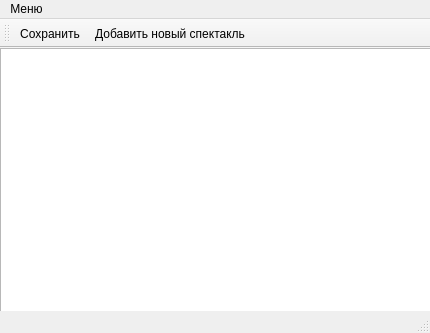
<?xml version="1.0" encoding="UTF-8"?>
<ui version="4.0">
 <class>MainWindow</class>
 <widget class="QMainWindow" name="MainWindow">
  <property name="geometry">
   <rect>
    <x>0</x>
    <y>0</y>
    <width>430</width>
    <height>333</height>
   </rect>
  </property>
  <property name="windowTitle">
   <string>MainWindow</string>
  </property>
  <widget class="QWidget" name="centralwidget">
   <widget class="QTableView" name="tableView">
    <property name="geometry">
     <rect>
      <x>0</x>
      <y>0</y>
      <width>431</width>
      <height>281</height>
     </rect>
    </property>
   </widget>
  </widget>
  <widget class="QMenuBar" name="menubar">
   <property name="geometry">
    <rect>
     <x>0</x>
     <y>0</y>
     <width>430</width>
     <height>21</height>
    </rect>
   </property>
   <widget class="QMenu" name="menu">
    <property name="title">
     <string>Меню</string>
    </property>
    <addaction name="action"/>
    <addaction name="action_2"/>
   </widget>
   <addaction name="menu"/>
  </widget>
  <widget class="QStatusBar" name="statusbar"/>
  <widget class="QToolBar" name="toolBar">
   <property name="windowTitle">
    <string>toolBar</string>
   </property>
   <attribute name="toolBarArea">
    <enum>TopToolBarArea</enum>
   </attribute>
   <attribute name="toolBarBreak">
    <bool>false</bool>
   </attribute>
   <addaction name="action"/>
   <addaction name="action_2"/>
  </widget>
  <action name="action">
   <property name="text">
    <string>Сохранить</string>
   </property>
  </action>
  <action name="action_2">
   <property name="text">
    <string>Добавить новый спектакль</string>
   </property>
  </action>
 </widget>
 <resources/>
 <connections/>
</ui>
